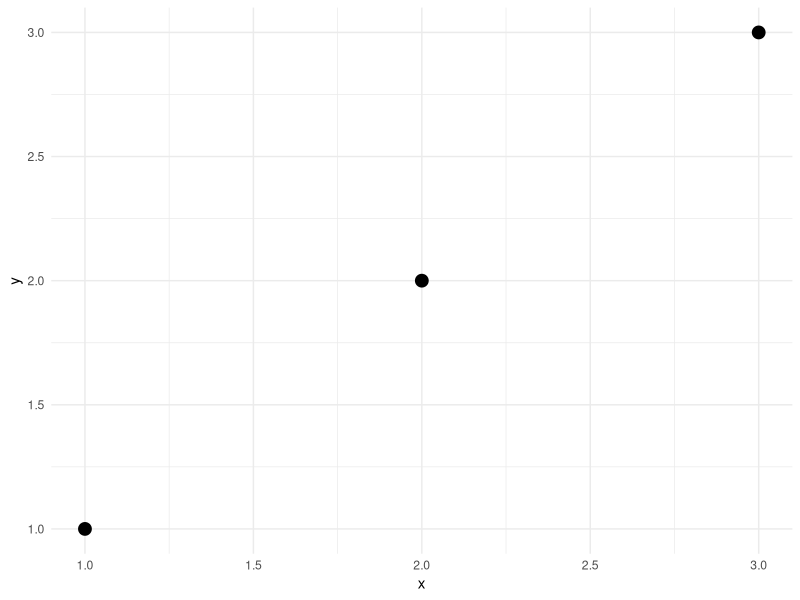
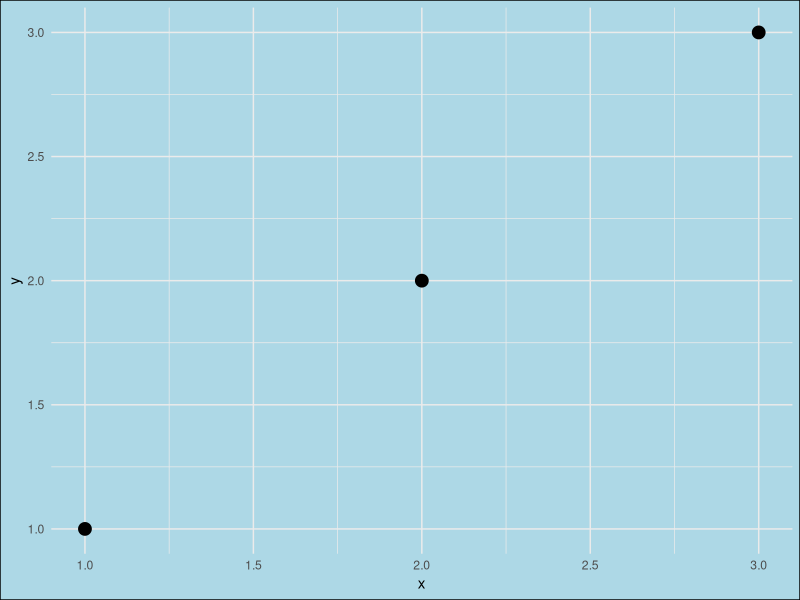
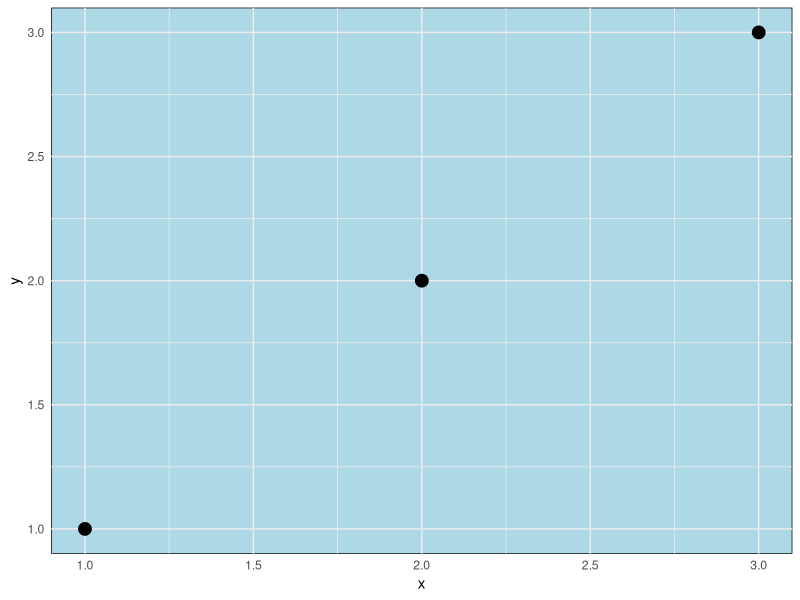
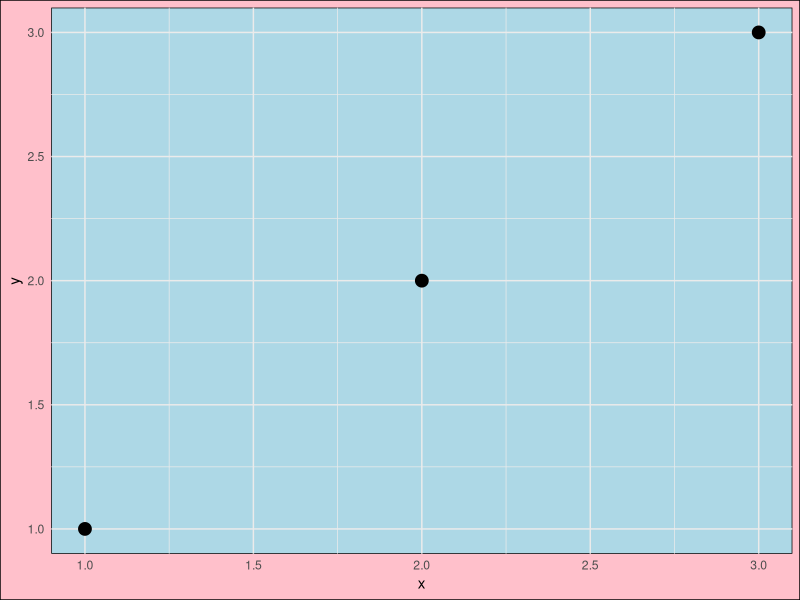
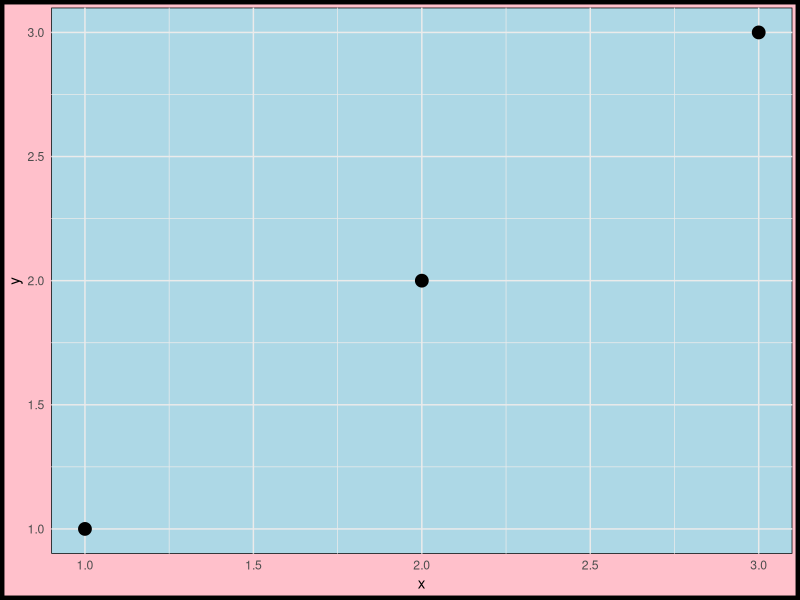
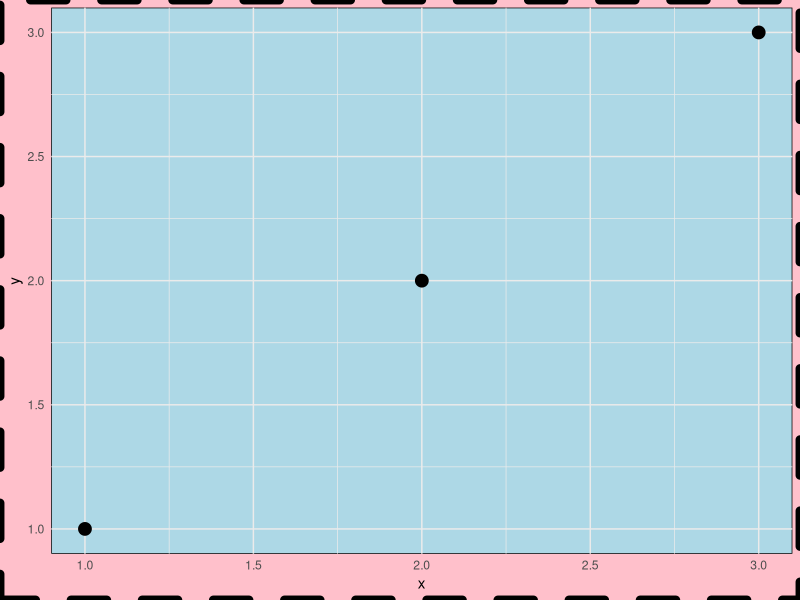
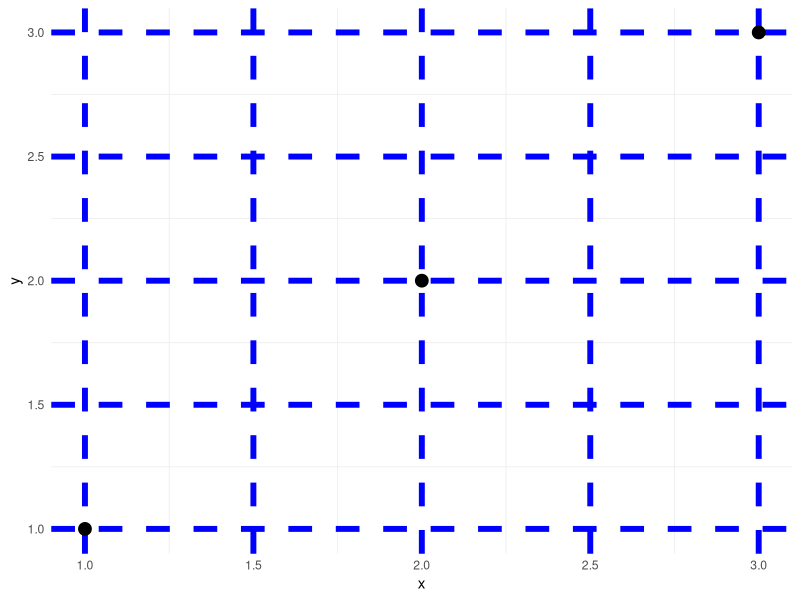
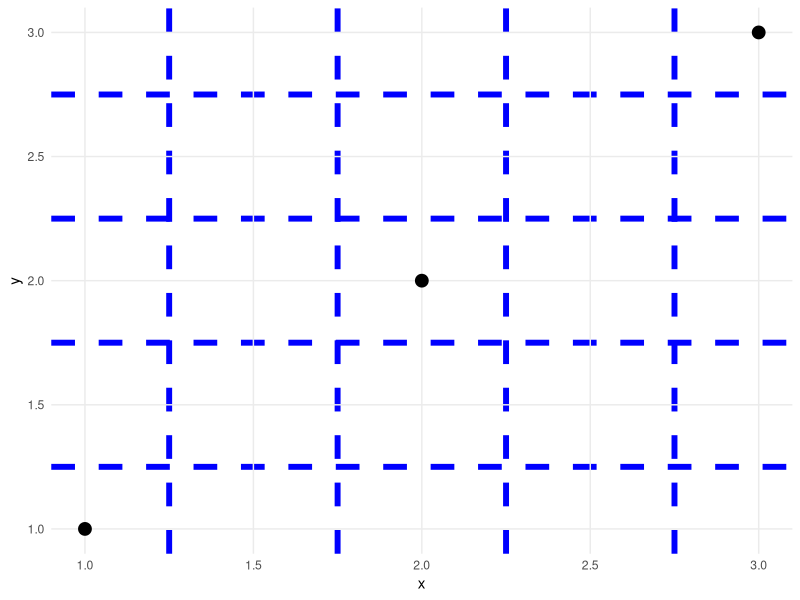

Here is the R script that generated these plots, in order:
## ---- chunk 1
library(ggplot2)
library(dplyr)

## ---- chunk 2

df <- data.frame(x = 1:3,
                 y = 1:3, 
                 z = LETTERS[1:3])

base <- ggplot(df, aes(x, y)) +
  geom_point(size = 4) +
  theme_minimal()

print(base)

## ---- chunk 3
base + theme(plot.background = element_rect(fill = "lightblue"))
## ---- chunk 4

base + theme(panel.background = element_rect(fill = "lightblue"))
## ---- chunk 5
base + theme(plot.background = element_rect(fill = "pink"),
             panel.background = element_rect(fill = "lightblue"))
## ---- chunk 6
base + theme(plot.background = element_rect(fill = "pink", 
                                            color = "black", 
                                            size = 3)) +
  theme(panel.background = element_rect(fill = "lightblue"))
## ---- chunk 7
base + theme(plot.background = element_rect(fill = "pink", 
                                            color = "black", 
                                            size = 3, 
                                            linetype = "dashed")) +
  theme(panel.background = element_rect(fill = "lightblue"))
## ---- chunk 8
base + theme(panel.grid.major = element_line(color = "blue", 
                                             size = 2, 
                                             linetype = "dashed"))

## ---- chunk 9
base + theme(panel.grid.minor = element_line(color = "blue", 
                                             size = 2, 
                                             linetype = "dashed"))

## ---- chunk 10

base + theme(aspect.ratio = 0.75)

## ---- chunk 11
base + theme(axis.line = element_line(arrow = arrow(angle = 15, 
                                                    length = unit(.15, "inches"),
                                                    type = "closed")))
## ---- chunk 12
base + theme(axis.ticks = element_line(color = "red"),
             axis.ticks.length = unit(10, units = "pt"),
             axis.text = element_text(face = "bold", 
                                      size = 12, 
                                      angle = 30))
## ---- chunk 13
base + geom_point(aes(color = z), size = 4) +
  theme(legend.key = element_blank(),
        legend.background = element_blank(),
        legend.title.align = 1,
        legend.position = c(0.9, 0.5))
